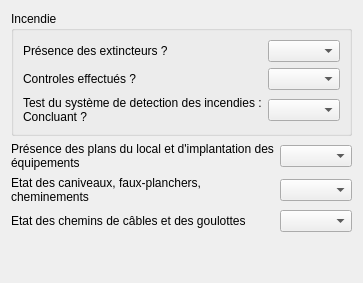
         <widget class="QWidget" name="tab_8">
          <attribute name="title">
           <string>Etat général local 2</string>
          </attribute>
          <layout class="QGridLayout" name="gridLayout_16">
           <item row="0" column="0" colspan="2">
            <widget class="QGroupBox" name="groupBox_2">
             <property name="title">
              <string>Incendie</string>
             </property>
             <layout class="QGridLayout" name="gridLayout_17">
              <item row="0" column="1">
               <widget class="QComboBox" name="comboBox_extincpres"/>
              </item>
              <item row="1" column="0">
               <widget class="QLabel" name="label_48">
                <property name="text">
                 <string>Controles effectués ?</string>
                </property>
                <property name="wordWrap">
                 <bool>true</bool>
                </property>
               </widget>
              </item>
              <item row="1" column="1">
               <widget class="QComboBox" name="comboBox_extinccontr"/>
              </item>
              <item row="0" column="0">
               <widget class="QLabel" name="label_47">
                <property name="text">
                 <string>Présence des extincteurs ? </string>
                </property>
                <property name="wordWrap">
                 <bool>true</bool>
                </property>
               </widget>
              </item>
              <item row="2" column="0">
               <widget class="QLabel" name="label_49">
                <property name="text">
                 <string>Test du système de detection des incendies : Concluant ?</string>
                </property>
                <property name="wordWrap">
                 <bool>true</bool>
                </property>
               </widget>
              </item>
              <item row="2" column="1">
               <widget class="QComboBox" name="comboBox_extincconclu"/>
              </item>
             </layout>
            </widget>
           </item>
           <item row="3" column="0">
            <widget class="QLabel" name="label_52">
             <property name="text">
              <string>Etat des chemins de câbles et des goulottes </string>
             </property>
             <property name="wordWrap">
              <bool>true</bool>
             </property>
            </widget>
           </item>
           <item row="1" column="1">
            <widget class="QComboBox" name="comboBox_presplan"/>
           </item>
           <item row="1" column="0">
            <widget class="QLabel" name="label_50">
             <property name="text">
              <string>Présence des plans du local et d'implantation des équipements  </string>
             </property>
             <property name="wordWrap">
              <bool>true</bool>
             </property>
            </widget>
           </item>
           <item row="2" column="0">
            <widget class="QLabel" name="label_51">
             <property name="text">
              <string>Etat des caniveaux, faux-planchers, cheminements </string>
             </property>
             <property name="wordWrap">
              <bool>true</bool>
             </property>
            </widget>
           </item>
           <item row="2" column="1">
            <widget class="QComboBox" name="comboBox_etatcan"/>
           </item>
           <item row="3" column="1">
            <widget class="QComboBox" name="comboBox_etatchemins"/>
           </item>
           <item row="4" column="1">
            <spacer name="verticalSpacer_13">
             <property name="orientation">
              <enum>Qt::Vertical</enum>
             </property>
             <property name="sizeHint" stdset="0">
              <size>
               <width>20</width>
               <height>40</height>
              </size>
             </property>
            </spacer>
           </item>
          </layout>
         </widget>
